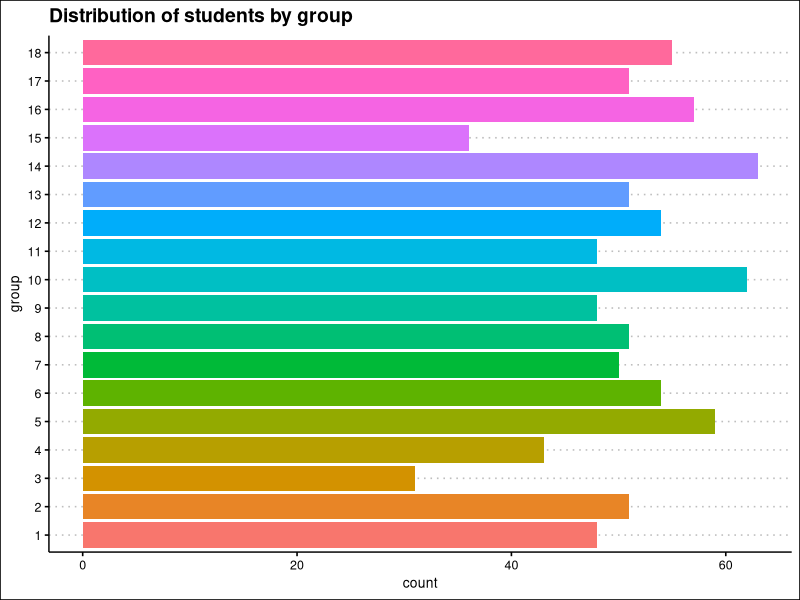
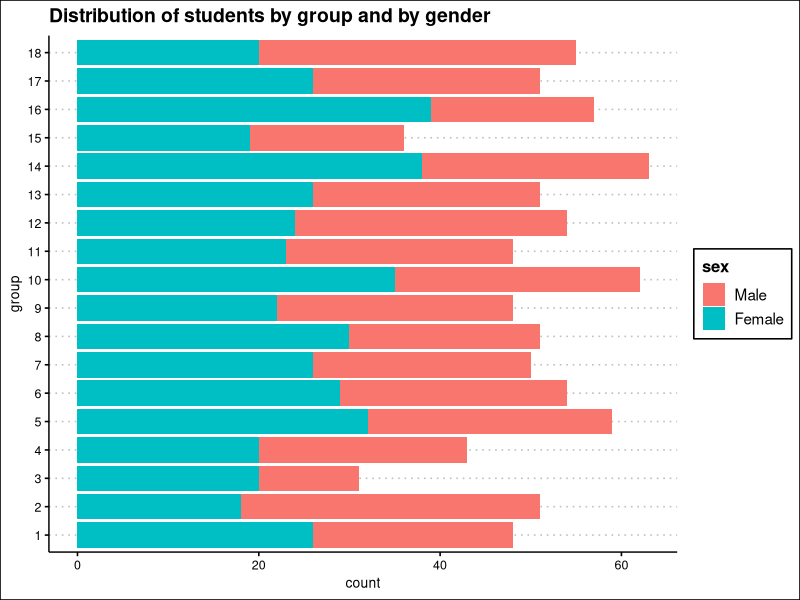
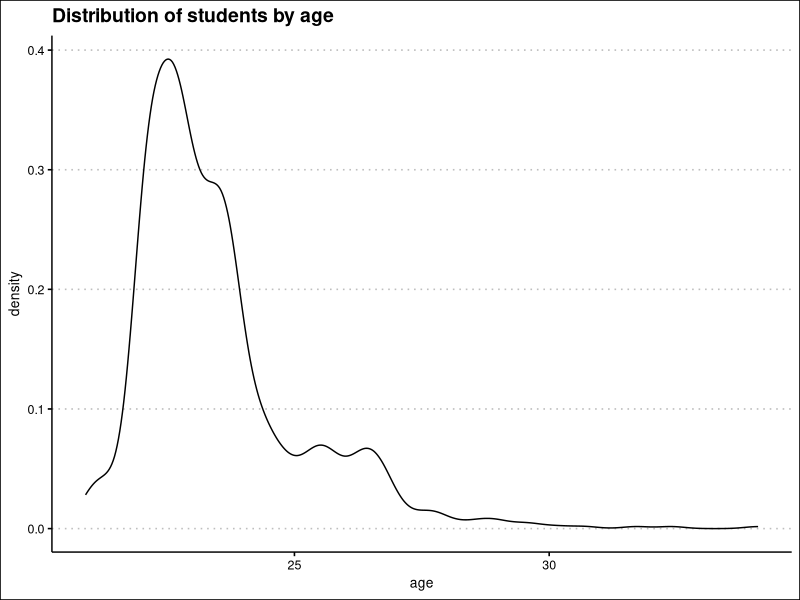
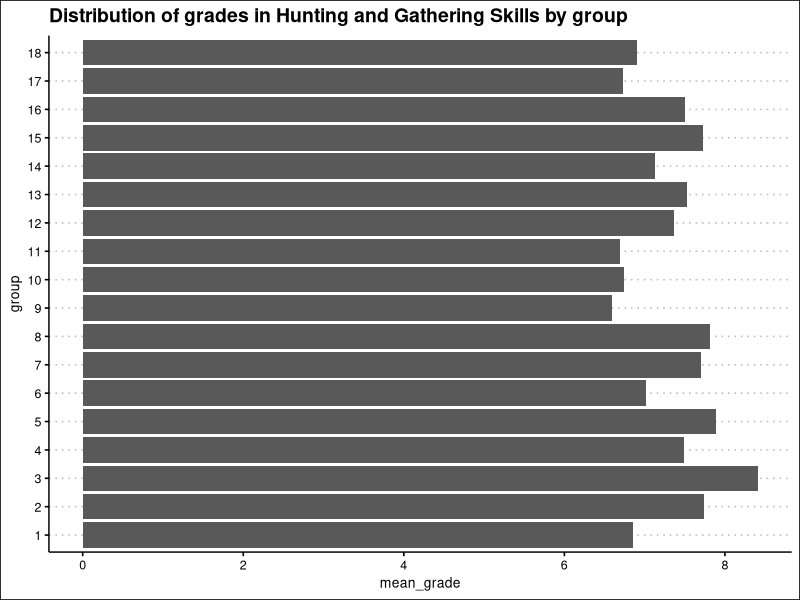
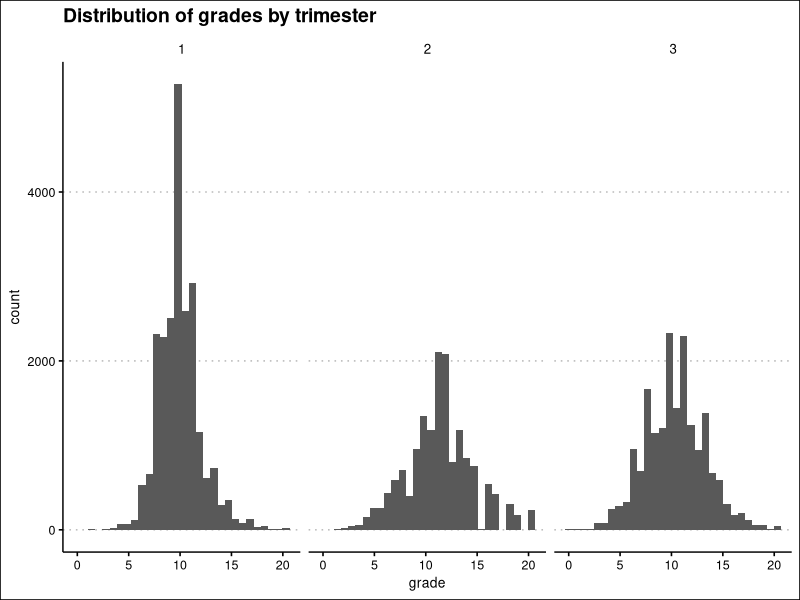
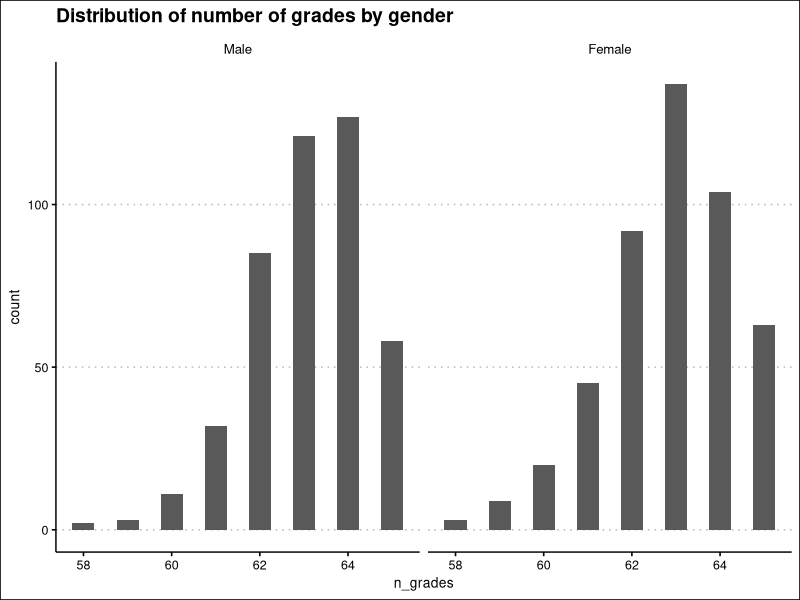
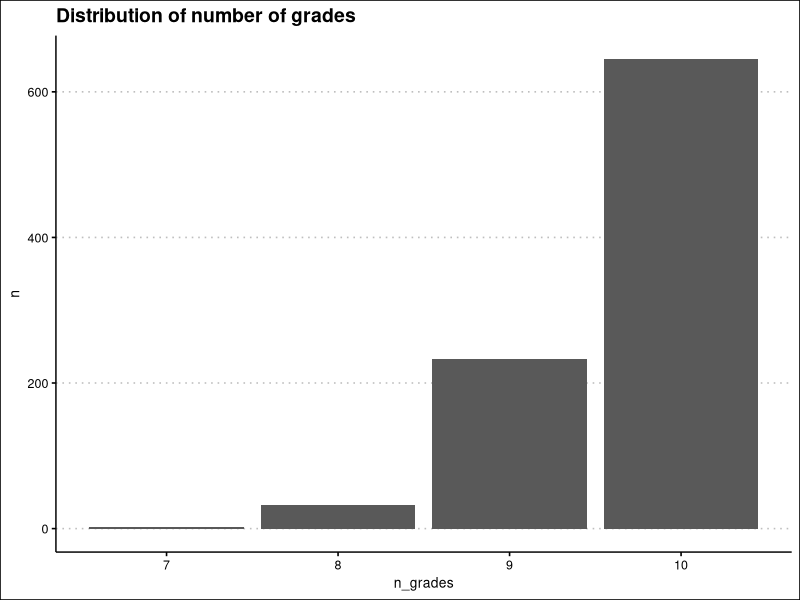
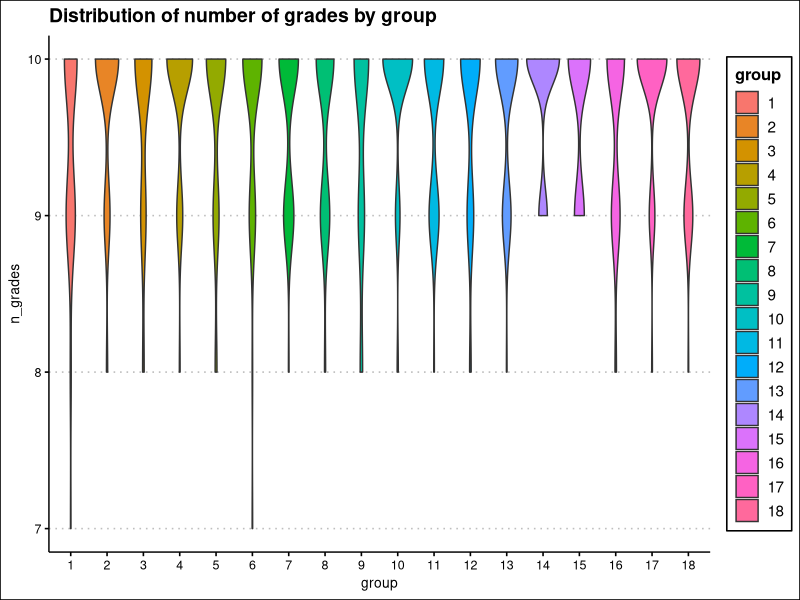

Here is the R script that generated these plots, in order:
## ---- chunk 1
#| label: data loading
#| message: false
#| warning: false

library(readr)
courses <- read_csv("Database/courses.csv")
## ---- chunk 2
#| label: data display

library(knitr)
kable(courses)
## ---- chunk 3
#| label: Question 3
#| message: false
#| warning: false

library(tidyverse)
students <- read_csv("Database/students.csv")
spec(students)

students <-
  students |>
  mutate(
    sex = factor(sex,
      levels = c("M", "F"),
      labels = c("Male", "Female")
    ),
    group = factor(group),
    id = as.integer(id)
  )
## ---- chunk 4
#| message: false
#| warning: false

grades <- read_delim("Database/grades.csv",
  delim = ":",
  na = "$"
)
## ---- chunk 5
#| message: false
#| warning: false
library(ggplot2)
library(ggthemes)

ggplot(students, aes(y = group)) +
  geom_bar(aes(fill = group)) +
  theme_clean() +
  labs(
    title = "Distribution of students by group"
  ) +
  theme(legend.position = "none")
## ---- chunk 6
ggplot(students, aes(y = group)) +
  geom_bar(aes(fill = sex)) +
  theme_clean() +
  labs(
    title = "Distribution of students by group and by gender"
  )
## ---- chunk 7
library(lubridate)

students <-
  students |>
  mutate(age = round(time_length(today() - birth_date, unit = "year"), 1))

ggplot(students, aes(x = age)) +
  geom_density() +
  theme_clean() +
  labs(
    title = "Distribution of students by age"
  )
## ---- chunk 8
age_median <-
  students |>
  summarise(age_median = median(age), .by = group) |>
  mutate(age_median = as.integer(age_median)) |>
  arrange(group)

knitr::kable(age_median)
## ---- chunk 9
max_table <-
  students |>
  slice_max(age, by = group) |>
  select(!birth_date) |>
  arrange(desc(age))

knitr::kable(max_table)
## ---- chunk 10
merged <-
  students |>
  left_join(grades, by = "id")

merged_Q11 <-
  merged |>
  filter(course_id == 7) |>
  summarise(mean_grade = mean(grade, na.rm = TRUE), .by = group)

ggplot(merged_Q11, aes(mean_grade, group)) +
  geom_col() +
  theme_clean() +
  labs(
    title = "Distribution of grades in Hunting and Gathering Skills by group"
  )
## ---- chunk 11
merged_full <-
  merged |>
  left_join(courses, by = "course_id")

ggplot(merged_full, aes(x = grade)) +
  geom_histogram(na.rm = TRUE, binwidth = 0.7) +
  facet_wrap(~trimester) +
  theme_clean() +
  labs(
    title = "Distribution of grades by trimester"
  )
## ---- chunk 12
grades_per_student <-
  merged_full |>
  reframe(
    n_grades = sum(!is.na(grade)),
    group = first(group),
    sex = first(sex),
    .by = id
  ) |>
  select(id, group, sex, n_grades) |>
  arrange(id)

grades_per_student_13 <-
  grades_per_student |>
  slice_tail(n = 10)

knitr::kable(grades_per_student_13)
## ---- chunk 13
ggplot(grades_per_student, aes(n_grades)) +
  geom_histogram(binwidth = 0.5) +
  facet_wrap(~sex) +
  theme_clean() +
  labs(
    title = "Distribution of number of grades by gender"
  )
## ---- chunk 14
grades_per_student_15 <-
  merged_full |>
  filter(course_id == 8) |>
  reframe(
    n_grades = sum(!is.na(grade)),
    group = first(group),
    sex = first(sex),
    .by = id
  ) |>
  select(id, group, sex, n_grades) |>
  arrange(desc(n_grades))

grades_per_student_15_sliced <-
  grades_per_student_15 |>
  slice_tail(n = 5)

knitr::kable(grades_per_student_15_sliced)
## ---- chunk 15
grades_per_student_16 <-
  grades_per_student_15 |>
  summarise(n = n(), .by = n_grades)

ggplot(grades_per_student_16, aes(n_grades, n)) +
  geom_col() +
  theme_clean() +
  labs(
    title = "Distribution of number of grades"
  )
## ---- chunk 16
ggplot(grades_per_student_15, aes(group, n_grades, fill = group)) +
  geom_violin() +
  theme_clean() +
  labs(
    title = "Distribution of number of grades by group"
  )
## ---- chunk 17
ggplot(grades_per_student_15, aes(group, n_grades, fill = group)) +
  geom_violin() +
  theme_clean() +
  labs(
    title = "Distribution of number of grades by group"
  ) +
  facet_wrap(~sex)
## ---- chunk 18
Q19 <-
  merged_full |>
  reframe(mean = mean(grade, na.rm = TRUE), .by = c(id, course), group = first(group), sex = first(sex)) |>
  pivot_wider(
    names_from = course,
    values_from = mean
  )

Q19_sliced <-
  Q19 |>
  select(1:4) |>
  slice_tail(n = 10)

knitr::kable(Q19_sliced)
## ---- chunk 19
ggplot(Q19, aes(`Astronomy and Celestial Navigation`, `Drumming and Music`)) +
  geom_point(alpha = 0.6) +
  theme_clean() +
  labs(
    title = "Average grades in Drumming and Music as a function of the average grades in As-
tronomy and Celestial Navigation"
  )
## ---- chunk 20
Q21 <-
  Q19 |>
  summarise(cor = cor(`Animal Lore and Totemism`, `Earth Magic and Fertility Rituals`), .by = group)


knitr::kable(Q21)
## ---- chunk 21
grp <- max(abs(Q21$cor)) # group 15

Q22 <-
  Q19 |>
  filter(group == 15)

ggplot(Q22, aes(`Animal Lore and Totemism`, `Earth Magic and Fertility Rituals`)) +
  geom_point(alpha = 0.6) +
  theme_clean() +
  labs(
    title = "Average grades in Earth Magic and Fertility Rituals as a function the average grades in Animal Lore and Totemism in group 15"
  )
## ---- chunk 22
final <-
  Q19 |>
  mutate(
    final_grade = rowMeans(across(!c(id, group, sex)),
      na.rm = TRUE
    ))|>
  select(final_grade,id,group,sex) |> 
  arrange(desc(final_grade)) |>
  relocate(final_grade, .after = last_col())
## ---- chunk 23
ggplot(final, aes(final_grade)) +
  geom_histogram(binwidth = 0.5) +
  facet_wrap(~group)+
  theme_clean() +
  labs(
    title = "Differences in final grades between groups"
  )
## ---- chunk 24
ggplot(final, aes(final_grade, fill = sex)) +
  geom_histogram(binwidth = 0.5) +
  facet_wrap(~group)+
  theme_clean() +
  labs(
    title = "Differences in final grades between groups"
  )
## ---- chunk 25

Q26 <-
  Q19 |>
  mutate(
    final_grade = rowMeans(across(!c(id, group, sex)),
      na.rm = TRUE
    )) |> 
  mutate(
    pass_final = if_all(
      !c(id, group, sex,final_grade),     
      ~ .x > 5
    )
  )|>
  mutate(pass_final = if_else(final_grade > 10, "Pass", "Fail"))

## ---- chunk 26
Q27 <-
  Q26 |> 
  filter(final_grade >= 10 & pass_final == "Fail")
## ---- chunk 27
Q28 <-
  Q26 |> 
  summarise(
    pass_rate = mean(pass_final == "Pass"),
    .by = group
  )

ggplot(Q28, aes(group, pass_rate)) +
  geom_col() +
  labs(title = "Pass rate per group") +
  theme_clean()
